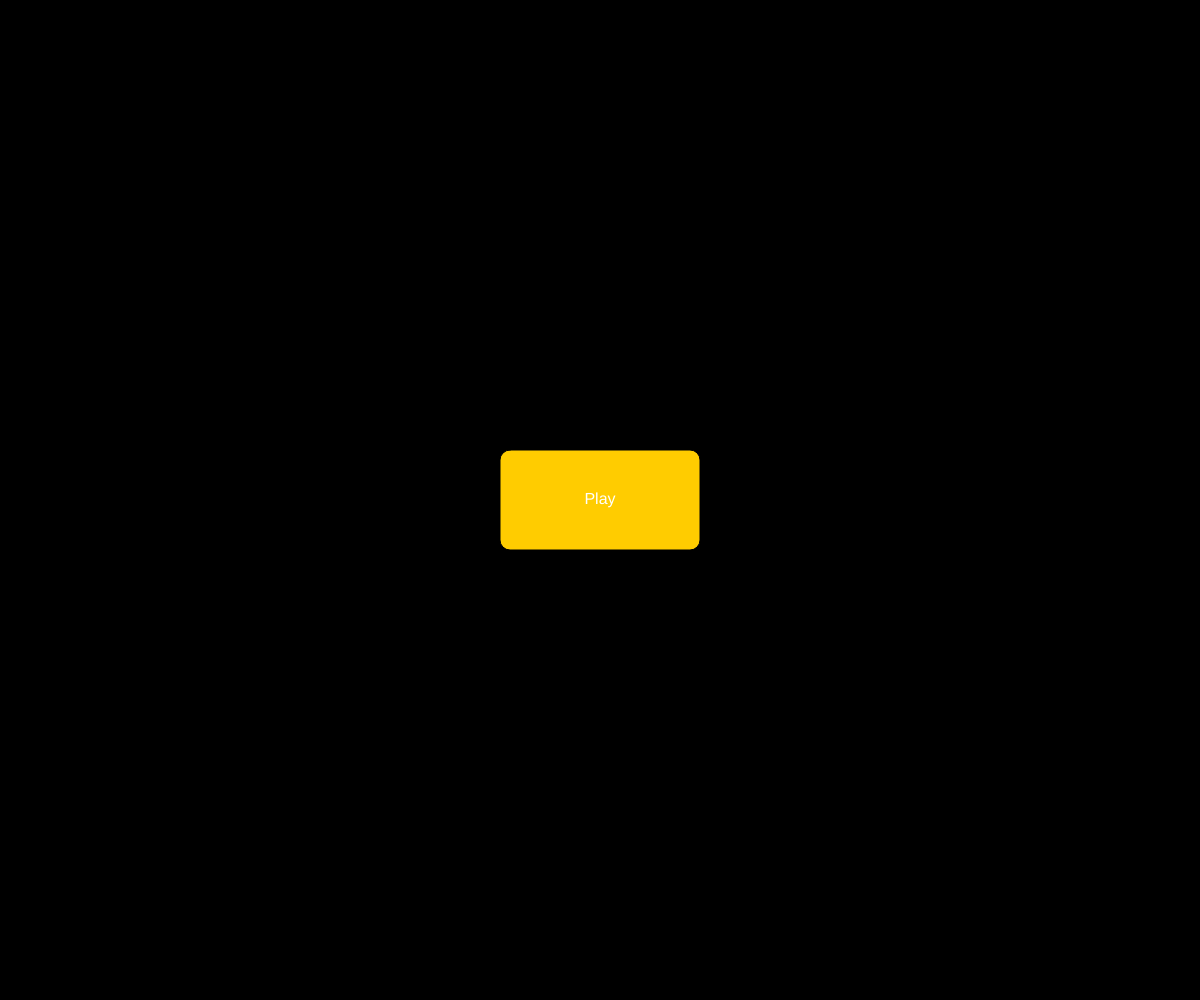
Frame 1 (no input)
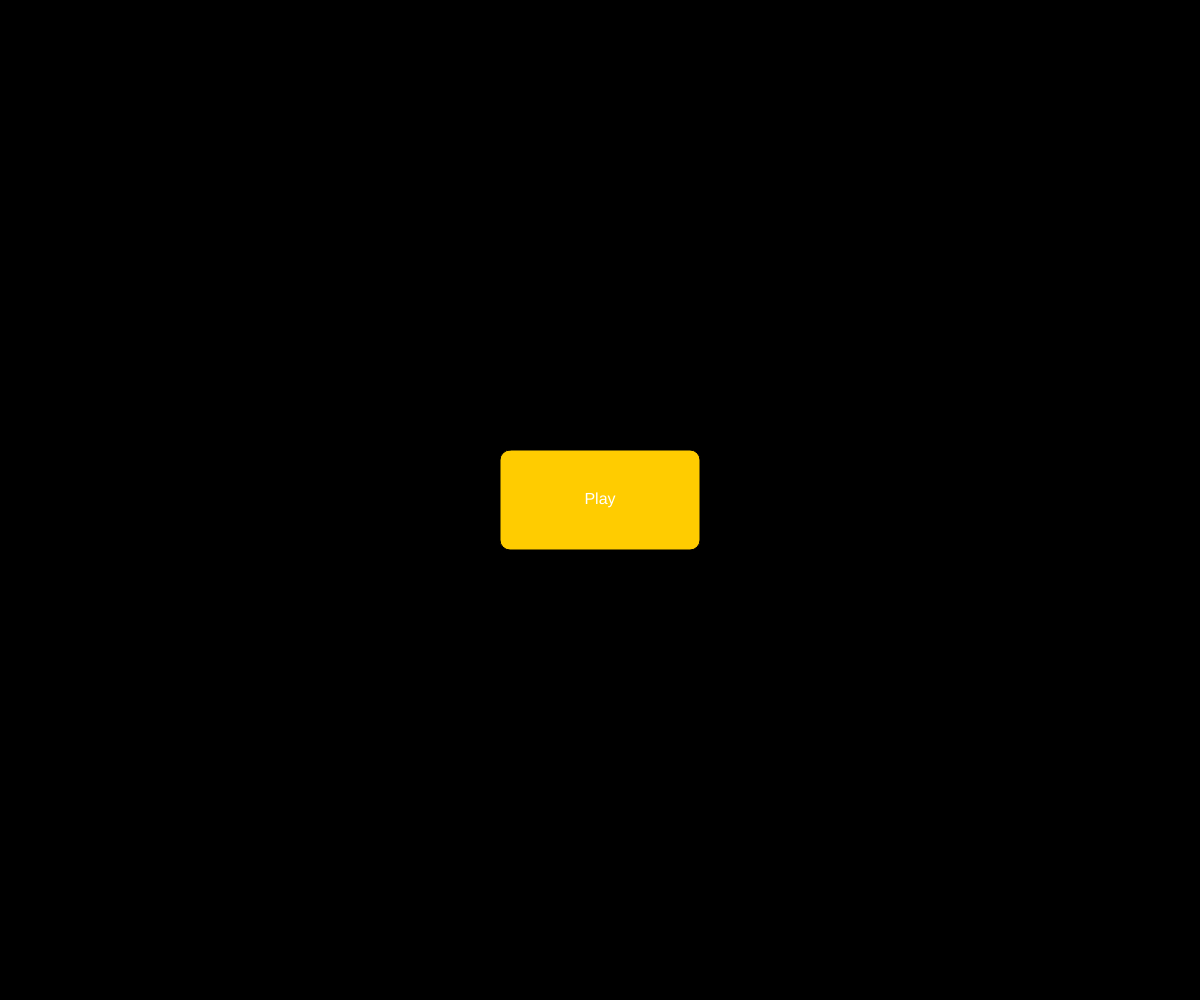
Frame 60 (no input)
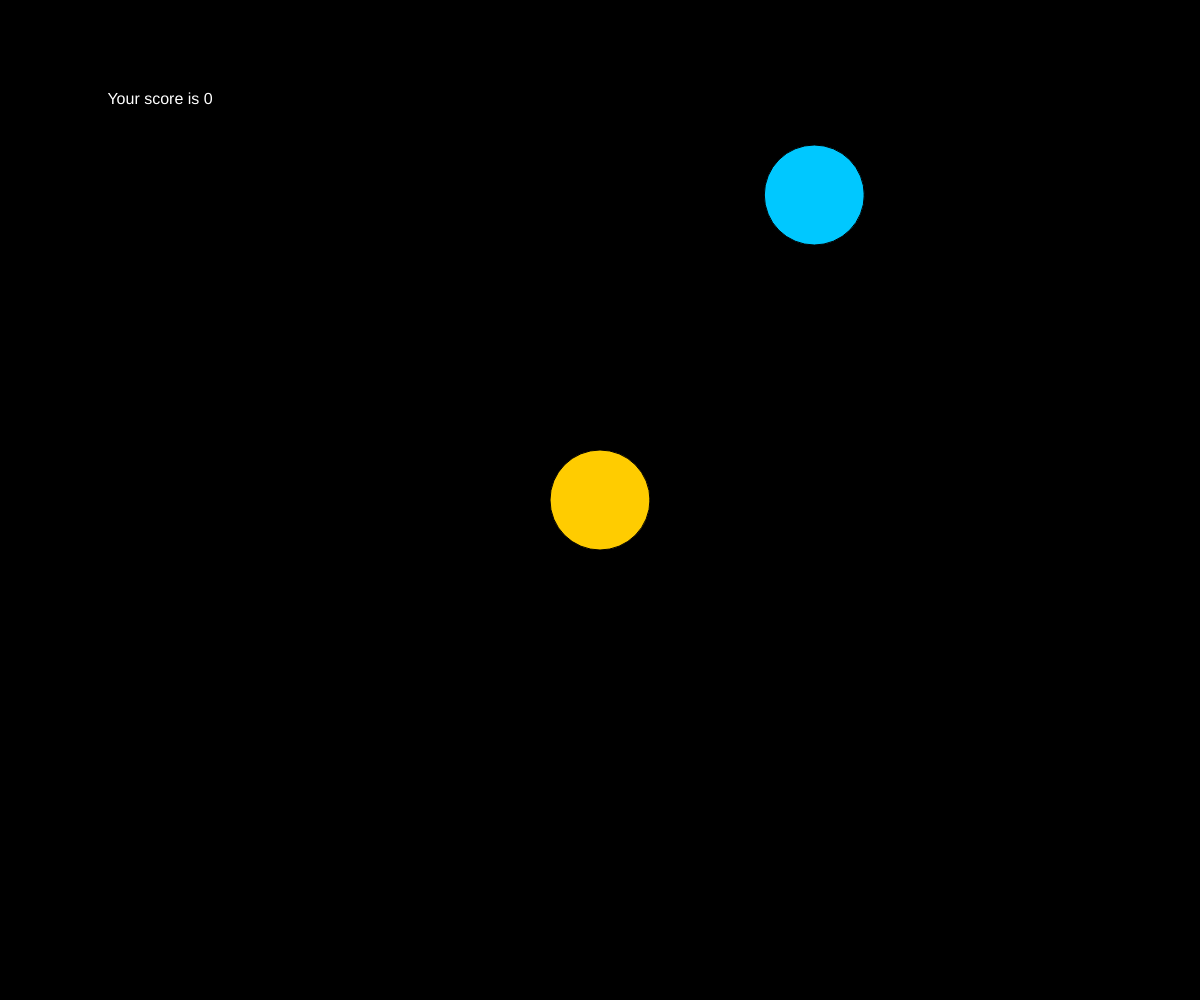
Frame 120 (the mouse pressed at the canvas centre since frame 60)

The p5.js sketch that drew these frames (run headless with seeded random() and noise() and a simulated clock; from frame 60 on, the mouse is pressed at the canvas centre):

// p5.js sketch
// ── sketch.js
/*
Ball Drop Game
Author: Phoenix Perry
Code Liberation
Created: 22-07-17
*/


var gameState = "startScreen"; //this will change as we play the game
var isTouching = false; //checks if circles are touching
var score = 0;
var speed = 5;
var ui_color;
var ui_text_color;
var ui_accent_color;
var enemySize = 100; //size of emeny
enemy_y_pos = 0; //for keeping track of enemy locaiton

var playerSize = 100; //size of player

function setup() {
  //runs once when the program starts
  createCanvas(windowWidth,windowHeight);
  background(0);
  ui_color = color(255, 204, 0); //to initialize the colors you need to use a p5 method so it must be one in setup
  ui_text_color = color(255,255,255, 255);
  ui_accent_color = color(0,200,255);
  colorMode(RGB, 255); //sets the color mode to rgb
  enemy_x_pos = 0;
  enemy_x_pos = random(0+enemySize, width-enemySize); //create a ramdom x position to start the game with
  enemy_y_pos = enemy_y_pos - enemySize;

}
//this function makes a button with text. i made it up!
function createBtn(x, y, w, h, btn_text, text_color, btn_color, btn_accent)
{
  var over = false; //this just changes if the user is over the mouse
  if(mouseX > x && mouseX < x+w && mouseY > y && mouseY< y+h) //this logic test if the player is over the button
  {
    fill(btn_accent, 255);//if so, you can color it
    over = true;  // set the over var to true  b/c we're over the btn
  }else{
     fill(btn_color);
     over = false;
  }
//  console.log(over);
  //draw the btn
  rect(x,y,w,h, 10);
  fill(text_color);
  // add the text
  textSize(16);
  textAlign(CENTER, CENTER);
  text(btn_text,x,y,w,h);
  return over; //this uses this idea of returning a var out of a function
}

function draw() {
  //start the game here
  if(gameState==="startScreen")
  {
    //this saves if the user is over the btn or not
      var overBtn = createBtn(width/2-100,height/2-50, 200,100, "Play", ui_text_color,ui_color, ui_accent_color);

      if(overBtn && mouseIsPressed) //if the user is over the mouse and pressing the mouse btn
      {
        gameState="playGame"; //change the game stage
      //  console.log("play game");
      }

  }else if (gameState==="playGame") {
    background(0);
    //game code goes here:
    //draw player
    fill(ui_color, 255);
    ellipse(mouseX,mouseY,playerSize);

    //make enemey & move it
    enemy_y_pos += speed; // this is just like saying enemy_y_pos = enemy_y_pos + speed;

    //draw the ememy
    fill(ui_accent_color, 255);
    ellipse(enemy_x_pos,enemy_y_pos,enemySize);

    //redrop enemy if you are off screen
    if(enemy_y_pos > height)
    {
      enemy_y_pos = 0 - enemySize;
      enemy_x_pos = random(0+enemySize, width-enemySize); //move up above the screen
      ellipse(0-enemySize,0-enemySize,enemySize); //accomidate the size of the enemy so it's off screen.

      //there's a limit to how fast the game can go before it gets absurd
      if(speed < 50){
        speed+=1;
      }

    }
    //tell me how far apart the two circles is
    var  dist_between = dist(mouseX,mouseY,enemy_x_pos,enemy_y_pos);
    //if the distace between is less than the player radius you are touching circles
    if(dist_between < playerSize/2)
    {
      score++; //increase the score by one
      enemy_y_pos = 0 - enemySize; //reset the height of the of the enemy
      enemy_x_pos = random(0+enemySize, width-enemySize); //randomly change the drop location
    // ++++++ this ends the game once the enemy is 50 or less in size.
    // how could you make it so you get points by avoiding the circle falling and if you get hit you die?
      if(enemySize > 50){
        enemySize = enemySize-5;
      }else
        {
          gameState="end_game";
        }
    }
    //show score of the game
    fill(ui_text_color);
    textAlign(CENTER, CENTER);
    text("Your score is " + score, width/20, height/20, 200, 100);

  } else if(gameState === "end_game"){
    background(0);
    enemySize = 100; //reset the enemy size
    score = 0; // clear the score
    speed = 5; // reset the speed

    //make the replay button and save if the player is over it
    var overBtn = createBtn(width/2 - 100,height/2 - 50, 200,100, "Replay", ui_text_color,ui_color, ui_accent_color);


    if(overBtn && mouseIsPressed) //if you're over the button and pressing it down, restart the game.
    {
       gameState="playGame"; //this is what changes the state of the game to the play state
    }
    console.log(gameState);
  }

}


//**************** CHALLENGES
// 1.  Can you make it so the btn function returns true if the player is over the button and also clicking the mouse?
// 2. Can you make the game play starts with 10 points and you lose a point every single time you miss a catch and the game ends when you are out of points?
// 3. try making the game tuning have different dynamics. How do you make the game more fun or harder? What mechanics contribute to this?
// 4. Try and make the colors change every time the game plays
